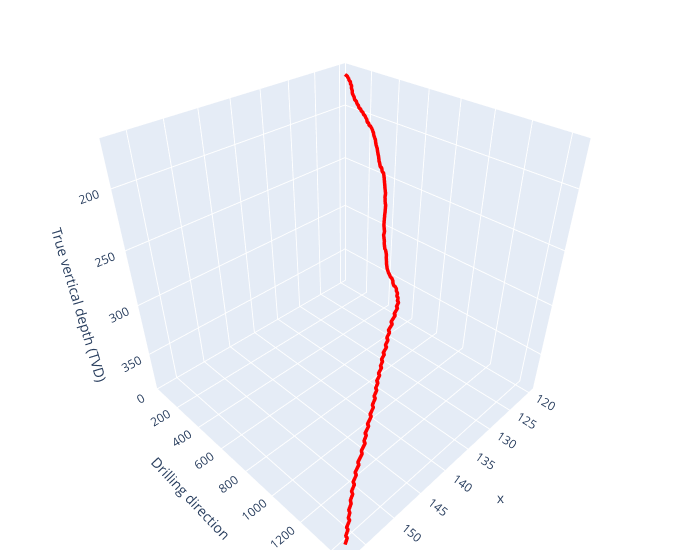

Source (notebook cell):
### Code cell
plot_3d_traj(traj_x, traj_y, traj_z)

### Figure 1 — Plotly figure (JSON) as saved in the notebook; plotly's stock layout.template omitted (floating-point values rounded to 4 significant figures; data arrays with more than 128 entries replaced by an {"elided": "..."} marker saying what was removed)
{"data": [{"line": {"color": "red", "width": 7}, "mode": "lines", "name": "survey_interpolated", "type": "scatter3d", "x": {"elided": "144 float values"}, "y": {"elided": "144 float values"}, "z": {"elided": "144 float values"}}], "layout": {"margin": {"b": 10, "l": 10, "r": 20, "t": 10}, "scene": {"yaxis": {"title": {"text": "Drilling direction"}}, "zaxis": {"autorange": "reversed", "title": {"text": "True vertical depth (TVD)"}}}, "width": 700}}
